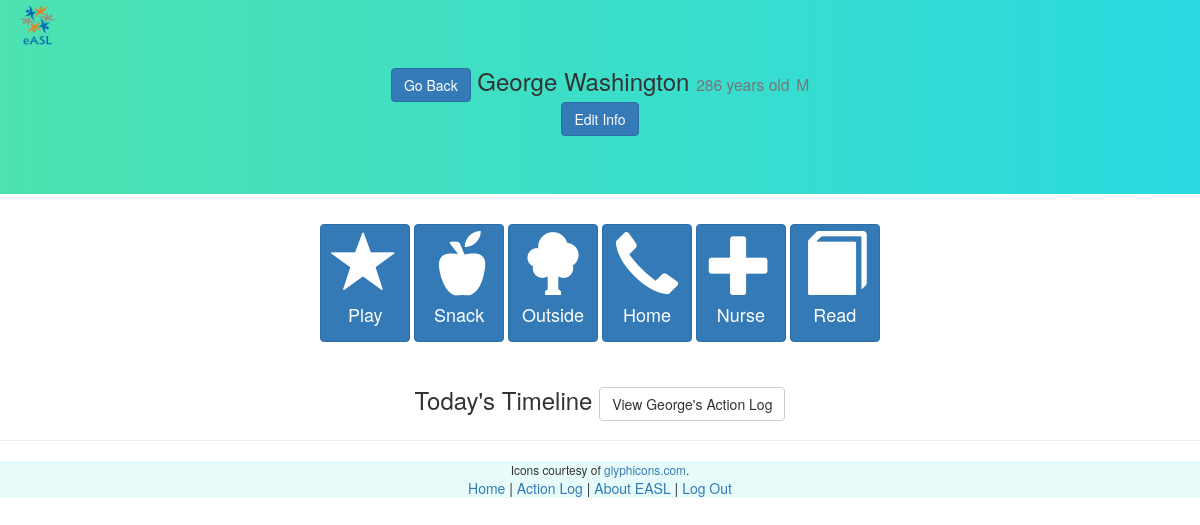
The page /student/2/ (signed in) on the database its author committed.
### webApp/models.py (models this page shows, shortened)
class Student(models.Model):
    first_name = models.CharField(max_length=50)
    last_name = models.CharField(max_length=50)
    date_of_birth = models.DateField()
    gender = models.CharField(max_length=10, choices=[('M', 'Male'), ('F', 'Female')])
    parent = models.ForeignKey(User, null=True, blank=True, on_delete=models.CASCADE)
    def age(self):
        today = date.today()
        try:
            birthday = self.date_of_birth.replace(year=today.year)
        except ValueError:
            birthday = self.date_of_birth.replace(year=today.year)
        if birthday > today:
            return today.year - self.date_of_birth.year - 1
        else:
            return today.year - self.date_of_birth.year
    class Meta:
        unique_together = [("first_name", "last_name", "date_of_birth")]
        ordering = ['last_name']

### webApp/views.py (the view)
# urls.py: url(r'^student/(\d+)/', views.student_detail, name='student_detail'),
def student_detail(request, id):
    if request.user.is_authenticated:
        try:
            student = Student.objects.get(id=id)
        except Student.DoesNotExist:
            raise Http404('Student not found')
        if request.user.is_staff or student.parent == request.user:
            today_min = datetime.datetime.combine(datetime.date.today(), datetime.time.min)
            today_max = datetime.datetime.combine(datetime.date.today(), datetime.time.max)
            actions = Action.objects.filter(student=student, time__range=(today_min, today_max))
            return render(request, 'student_detail.html', {'student': student, 'actions': actions})
        else:
            return redirect('/unauth')
    else:
        return redirect('/accounts/login')

### webApp/templates/student_detail.html (shortened to what this page needs)
{% extends "base.html" %}
{% load bootstrap3 %}
{% load static %}
{% block content %}
<img class ='logo' src='/static/images/eASL_logo.png' height="50" width="75">
<div class="jumbotron text-center">
  <h3>
    <a class="btn btn-primary" href="{% url 'home' %}";>Go Back</a>
    {{ student.first_name|capfirst }} {{ student.last_name|capfirst }}
    <small>{{ student.age }} years old</small>
    <small>{{ student.gender }}</small>
    {% if request.user.is_staff %}
      <br>
      <a class="btn btn-primary" href="{% url 'edit_page' student.id %}">
        Edit Info
      </a>
    {% endif %}
  </h3>
</div>
{% if request.user.is_staff %}
<div class="text-center">
    {% buttons %}
      <a class="btn btn-primary" style="margin-bottom:5px;" href="{% url 'save_action' student.id 'P' %}";>
        <span class="glyphicon glyphicon-star" style="font-size: 64px"></span><br>
        <h4>Play</h4>
      </a>
      <a class="btn btn-primary" style="margin-bottom:5px;" href="{% url 'save_action' student.id 'S' %}";>
        <span class="glyphicon glyphicon-apple" style="font-size: 64px"></span><br>
        <h4>Snack</h4>
      </a>
      <a class="btn btn-primary" style="margin-bottom:5px;" href="{% url 'save_action' student.id 'O' %}";>
        <span class="glyphicon glyphicon-tree-deciduous" style="font-size: 64px;"></span><br>
        <h4>Outside</h4>
      </a>
      <a class="btn btn-primary" style="margin-bottom:5px;" href="{% url 'save_action' student.id 'C' %}";>
        <span class="glyphicon glyphicon-earphone" style="font-size: 64px"></span><br>
        <h4>Home</h4>
      </a>
      <a class="btn btn-primary" style="margin-bottom:5px;" href="{% url 'save_action' student.id 'N' %}";>
        <span class="glyphicon glyphicon-plus" style="font-size: 64px"></span><br>
        <h4>Nurse</h4>
      </a>
      <a class="btn btn-primary" style="margin-bottom:5px;" href="{% url 'save_action' student.id 'R' %}";>
        <span class="glyphicon glyphicon-book" style="font-size: 64px"></span><br>
        <h4>Read</h4>
      </a>
    {% endbuttons %}
  </div>
{% endif %}
<div class="page-header">
  <h3 class="text-center"> Today's Timeline
    <a class="btn btn-default" href="{% url 'student_action_log' student.id %}";>
      View {{ student.first_name|capfirst }}'s Action Log
    </a>
  </h3>
</div>
<div class="text-center" id=timeline>
  <small>Icons courtesy of <a href="https://glyphicons.com/">glyphicons.com</a>.</small>
</div>
{% endblock %}

### webApp/templates/student_detail.html (style rules this page uses)
#timeline { background: #E7FBFB; }
.jumbotron { background: linear-gradient(to right, #4DE2B0, #2ADAE1); }
.logo { position: absolute; float:left; }

### rows shown on the page
Student: first_name "George", last_name "Washington", age "286", gender "M"
